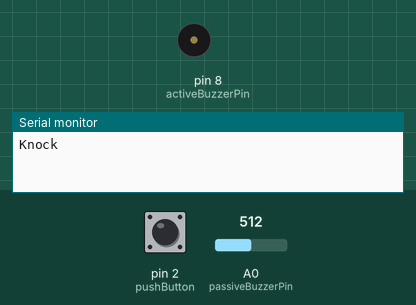
The sketch below on a simulated Arduino Uno, built with avr-gcc and run on an emulated ATmega328P. On the bench: buzzer (waves = sounding), the last lines printed to the serial monitor. The test bench sets the inputs (shaded band); at power-on: pin 2 (pushButton) HIGH, A0 (passiveBuzzerPin) = 512.

Above: at 0.1 s.
At 37.3 s:
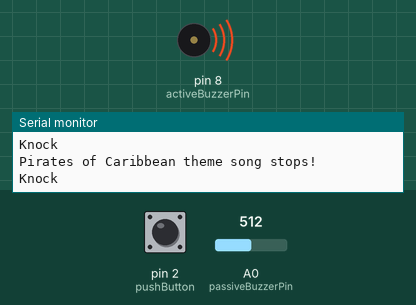
Timing chart, 0 to 40.0 s (numbered marks = the images above):
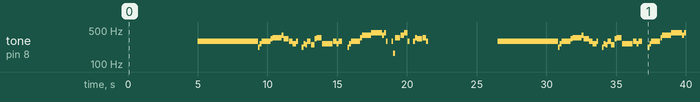

Measured:
- by itself, tone on pin 8 (activeBuzzerPin): plays 294 Hz for 0.25 s, 294 Hz for 0.38 s, 294 Hz for 0.38 s, 294 Hz for 0.77 s, 294 Hz for 0.38 s, 294 Hz for 0.38 s … (102 notes in this stretch)

The sketch:

Active_PassiveBuzzer_PiratesMelody.ino
```cpp
#include "pitches.h"
#include "themes.h"

const int passiveBuzzerPin = A0;
const int activeBuzzerPin = 8;
const int pushButton = 2;

int buttonState;
int lastButtonState = LOW;
int speakerValue = 0;

bool buzzerActive = false;
bool knockHappened = false;
unsigned long knockDelay = 5000; //we wait for 5 seconds to play the melody

unsigned long lastKnock = 0;
unsigned long lastDebounceTime = 0; // the last time the output pin was toggled
unsigned long debounceDelay = 50;

//sensitivity
const int thresholdKnock = 25;

void Play_Pirates()
{
  for (int thisNote = 0; thisNote < (sizeof(Pirates_note)/sizeof(int)); thisNote++) {
    int noteDuration = 1000 / Pirates_duration[thisNote];//convert duration to time delay
    tone(8, Pirates_note[thisNote], noteDuration);
    int pauseBetweenNotes = noteDuration * 1.05; //Here 1.05 is tempo, increase to play it slower
    delay(pauseBetweenNotes);
    noTone(8);
    }
}

void setup() {
  // put your setup code here, to run once:
  Serial.begin(9600);
  pinMode(pushButton, INPUT_PULLUP);
  pinMode(passiveBuzzerPin, INPUT);
}

void loop() {
  // put your main code here, to run repeatedly:
  if(buzzerActive){
    //The melody will be stopped when we pressed the button
    if(buttonState == LOW) {
      Serial.println("Pirates of Caribbean theme song stops!");
      digitalWrite(activeBuzzerPin, LOW);
      knockHappened = buzzerActive = false;
      buttonState = HIGH;
    }
    else{
      int reading = digitalRead(pushButton);
      // If the switch changed, due to noise or pressing
      if(reading != lastButtonState){
        //reset the debouncing timer
        lastDebounceTime = millis();
      }

      if((millis() - lastDebounceTime) > debounceDelay){
        //if the button state has changed:
        if(reading != buttonState){
          buttonState = reading;
        }
      }
      lastButtonState = reading;
    }
  }
  else{
    if(knockHappened) {
      if(millis() - lastKnock >= knockDelay){
        Play_Pirates();
        buzzerActive = true;
      }
    }
    else {
      speakerValue = analogRead(passiveBuzzerPin);
      if(speakerValue > thresholdKnock){
        Serial.println("Knock");
        knockHappened = true;
        lastKnock = millis();
      }
    }
  }
}
```

pitches.h
```cpp
#define NOTE_B0  31
#define NOTE_C1  33
#define NOTE_CS1 35
#define NOTE_D1  37
#define NOTE_DS1 39
#define NOTE_E1  41
#define NOTE_F1  44
#define NOTE_FS1 46
#define NOTE_G1  49
#define NOTE_GS1 52
#define NOTE_A1  55
#define NOTE_AS1 58
#define NOTE_B1  62
#define NOTE_C2  65
#define NOTE_CS2 69
#define NOTE_D2  73
#define NOTE_DS2 78
#define NOTE_E2  82
#define NOTE_F2  87
#define NOTE_FS2 93
#define NOTE_G2  98
#define NOTE_GS2 104
#define NOTE_A2  110
#define NOTE_AS2 117
#define NOTE_B2  123
#define NOTE_C3  131
#define NOTE_CS3 139
#define NOTE_D3  147
#define NOTE_DS3 156
#define NOTE_E3  165
#define NOTE_F3  175
#define NOTE_FS3 185
#define NOTE_G3  196
#define NOTE_GS3 208
#define NOTE_A3  220
#define NOTE_AS3 233
#define NOTE_B3  247
#define NOTE_C4  262
#define NOTE_CS4 277
#define NOTE_D4  294
#define NOTE_DS4 311
#define NOTE_E4  330
#define NOTE_F4  349
#define NOTE_FS4 370
#define NOTE_G4  392
#define NOTE_GS4 415
#define NOTE_A4  440
#define NOTE_AS4 466
#define NOTE_B4  494
#define NOTE_C5  523
#define NOTE_CS5 554
#define NOTE_D5  587
#define NOTE_DS5 622
#define NOTE_E5  659
#define NOTE_F5  698
#define NOTE_FS5 740
#define NOTE_G5  784
#define NOTE_GS5 831
#define NOTE_A5  880
#define NOTE_AS5 932
#define NOTE_B5  988
#define NOTE_C6  1047
#define NOTE_CS6 1109
#define NOTE_D6  1175
#define NOTE_DS6 1245
#define NOTE_E6  1319
#define NOTE_F6  1397
#define NOTE_FS6 1480
#define NOTE_G6  1568
#define NOTE_GS6 1661
#define NOTE_A6  1760
#define NOTE_AS6 1865
#define NOTE_B6  1976
#define NOTE_C7  2093
#define NOTE_CS7 2217
#define NOTE_D7  2349
#define NOTE_DS7 2489
#define NOTE_E7  2637
#define NOTE_F7  2794
#define NOTE_FS7 2960
#define NOTE_G7  3136
#define NOTE_GS7 3322
#define NOTE_A7  3520
#define NOTE_AS7 3729
#define NOTE_B7  3951
#define NOTE_C8  4186
#define NOTE_CS8 4435
#define NOTE_D8  4699
#define NOTE_DS8 4978
```

themes.h
```cpp
/*
 * The themes given below were converted from the piano sheet music
 * Code by : B.Aswinth Raj
 * Dated: 15-06-2017
 * Website: CircuitDigest.com
 */

//##############**"HE IS A PIRATE" Theme song of Pirates of caribbean**##############//
int Pirates_note[] = {
NOTE_D4, NOTE_D4, NOTE_D4, NOTE_D4, NOTE_D4, NOTE_D4, NOTE_D4, NOTE_D4,
NOTE_D4, NOTE_D4, NOTE_D4, NOTE_D4, NOTE_D4, NOTE_D4, NOTE_D4, NOTE_D4,
NOTE_D4, NOTE_D4, NOTE_D4, NOTE_D4, NOTE_D4, NOTE_D4, NOTE_D4, NOTE_D4,
NOTE_A3, NOTE_C4, NOTE_D4, NOTE_D4, NOTE_D4, NOTE_E4, NOTE_F4, NOTE_F4,
NOTE_F4, NOTE_G4, NOTE_E4, NOTE_E4, NOTE_D4, NOTE_C4, NOTE_C4, NOTE_D4,
0, NOTE_A3, NOTE_C4, NOTE_B3, NOTE_D4, NOTE_B3, NOTE_E4, NOTE_F4,
NOTE_F4, NOTE_C4, NOTE_C4, NOTE_C4, NOTE_C4, NOTE_D4, NOTE_C4,
NOTE_D4, 0, 0, NOTE_A3, NOTE_C4, NOTE_D4, NOTE_D4, NOTE_D4, NOTE_F4,
NOTE_G4, NOTE_G4, NOTE_G4, NOTE_A4, NOTE_A4, NOTE_A4, NOTE_A4, NOTE_G4,
NOTE_A4, NOTE_D4, 0, NOTE_D4, NOTE_E3, NOTE_F4, NOTE_F4, NOTE_G4, NOTE_A4,
NOTE_D4, 0, NOTE_D4, NOTE_F4, NOTE_E4, NOTE_E4, NOTE_F4, NOTE_D4
};
int Pirates_duration[] = {
4,8,4,8,4,8,8,8,8,4,8,4,8,4,8,8,8,8,4,8,4,8,
4,8,8,8,8,4,4,8,8,4,4,8,8,4,4,8,8,
8,4,8,8,8,4,4,8,8,4,4,8,8,4,4,8,4,
4,8,8,8,8,4,4,8,8,4,4,8,8,4,4,8,8,
8,4,8,8,8,4,4,4,8,4,8,8,8,4,4,8,8
};
//###########End of He is a Pirate song#############//


//##############**"Crazy Frog" song of Crazy frog album**##############//
int CrazyFrog_note[] = {
  NOTE_D4, 0, NOTE_F4, NOTE_D4, 0, NOTE_D4, NOTE_G4, NOTE_D4, NOTE_C4,
  NOTE_D4, 0, NOTE_A4, NOTE_D4, 0, NOTE_D4, NOTE_AS4, NOTE_A4, NOTE_F4,
  NOTE_D4, NOTE_A4, NOTE_D5, NOTE_D4, NOTE_C4, 0, NOTE_C4, NOTE_A3, NOTE_E4, NOTE_D4,
  0,NOTE_D4,NOTE_D4
};
int CrazyFrog_duration[] = {
  8, 8, 6, 16, 16, 16, 8, 8, 8,
  8, 8, 6, 16, 16, 16, 8, 8, 8,
  8, 8, 8, 16, 16, 16, 16, 8, 8, 2,
  8,4,4
};
//###########End of Crazy Frog#############//


//##############**"Mario underworld" **##############//
int MarioUW_note[] = {
  NOTE_C4, NOTE_C5, NOTE_A3, NOTE_A4,NOTE_AS3, NOTE_AS4, 0, 0,
  NOTE_C4, NOTE_C5, NOTE_A3, NOTE_A4, NOTE_AS3, NOTE_AS4, 0,0,
  NOTE_F3, NOTE_F4, NOTE_D3, NOTE_D4,NOTE_DS3, NOTE_DS4, 0, 0,
  NOTE_F3, NOTE_F4, NOTE_D3, NOTE_D4,NOTE_DS3, NOTE_DS4, 0,
  0, NOTE_DS4, NOTE_CS4, NOTE_D4,
  NOTE_CS4, NOTE_DS4, NOTE_DS4, NOTE_GS3, NOTE_G3, NOTE_CS4,
  NOTE_C4, NOTE_FS4, NOTE_F4, NOTE_E3, NOTE_AS4, NOTE_A4,
  NOTE_GS4, NOTE_DS4, NOTE_B3,  NOTE_AS3, NOTE_A3, NOTE_GS3,0, 0, 0
};
int MarioUW_duration[] = {
 12, 12, 12, 12,12, 12, 6,3,
 12, 12, 12, 12, 12, 12, 6, 3,
 12, 12, 12, 12, 12, 12, 6,
 3, 12, 12, 12, 12,
 12, 12, 6, 6, 18, 18, 18,
 6, 6, 6, 6,6, 6,
 18, 18, 18, 18, 18, 18, 10, 10, 10,
 10, 10, 10, 3, 3, 3
};
//###########End of Mario underworld#############//


//##############**"Titanic" **##############//
int Titanic_note[] = {
NOTE_E4, NOTE_B4, NOTE_E5, NOTE_E5, NOTE_E5, NOTE_B4, NOTE_E4, NOTE_E4, NOTE_B4, NOTE_E5, NOTE_E5, NOTE_E5, NOTE_B4, NOTE_E4, NOTE_E4, NOTE_B4, NOTE_E5, NOTE_E5, NOTE_E5, NOTE_B4, NOTE_E4,
NOTE_E4, NOTE_B4, NOTE_E5, NOTE_E5, NOTE_E5, NOTE_D5, NOTE_E4, NOTE_B4, NOTE_E5, NOTE_E5, NOTE_E5, NOTE_B4, NOTE_E4, NOTE_E4, NOTE_B4, NOTE_E5, NOTE_E5, NOTE_E5, NOTE_B4, NOTE_F5,
NOTE_E4, NOTE_B4, NOTE_E5, NOTE_E5, NOTE_E5, NOTE_B4, NOTE_E4,
NOTE_E4, NOTE_B4, NOTE_E5, NOTE_E5, NOTE_E5, NOTE_D5, NOTE_E5, NOTE_E4, NOTE_E4, NOTE_E4, NOTE_D4, NOTE_B3, NOTE_E4, NOTE_E4, NOTE_E4, NOTE_B3, NOTE_E4,
NOTE_D4, NOTE_E4, NOTE_F4, NOTE_G4, NOTE_F4, NOTE_E4, NOTE_E4, NOTE_E4, NOTE_E4


};
int Titanic_duration[] = {
8,8,8,8,8,8,4,8,8,8,8,8,8,4,8,8,8,8,8,8,4,8,8,8,8,4,4,8,8,8,8,8,8,4,8,8,8,8,8,8,4,8,8,8,8,8,8,1,
8,8,8,8,4,4,4,8,4,4,8,8,8,8,4,8,8,4,8,4,8,8,4,8,4,1


};
//###########End of Titanic#############//
```
